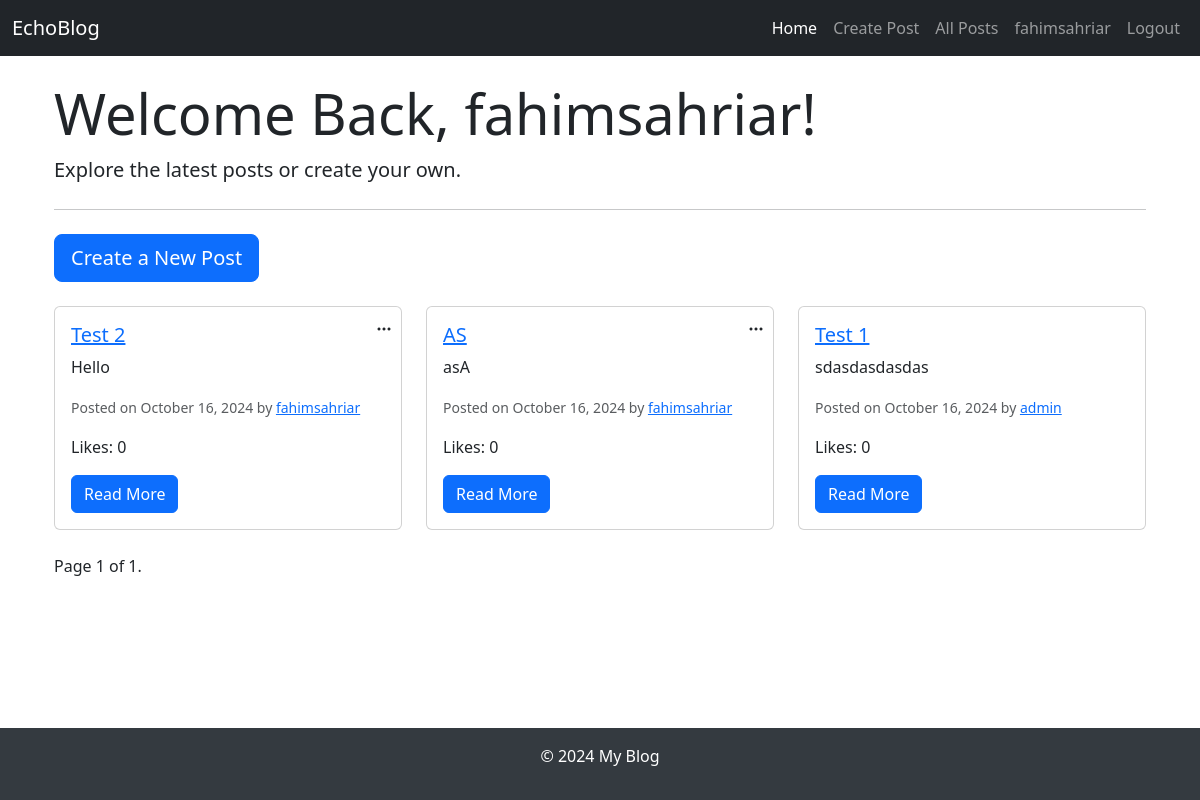
The app's page / (signed in), older data.
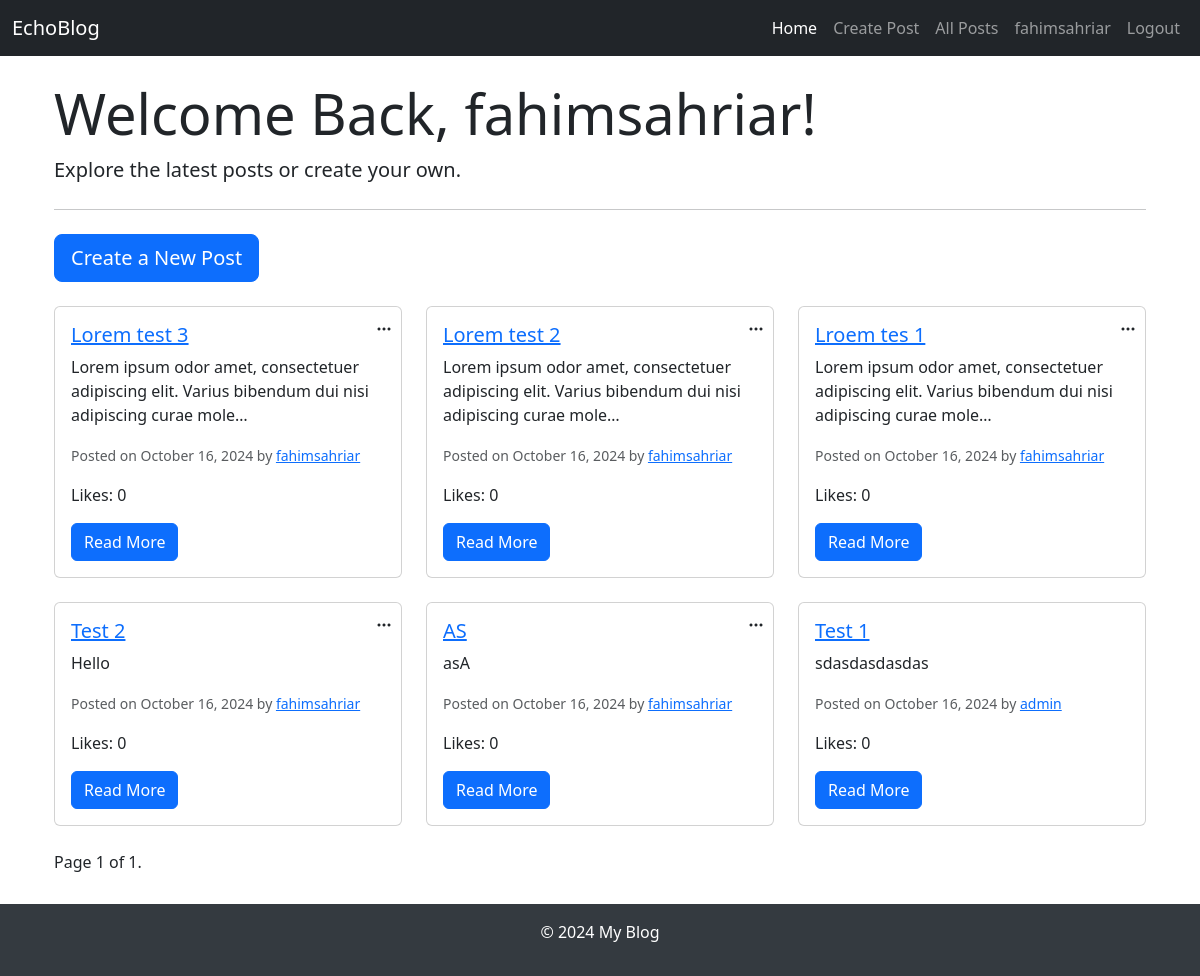
The same page, newer data.
### main/models.py (models this page shows, shortened)
class Post(models.Model):
    title = models.CharField(max_length=200)
    content = models.TextField(null=True)
    author = models.ForeignKey(User, on_delete=models.CASCADE, null=True)
    created_at = models.DateTimeField(auto_now_add=True)
    updated_at = models.DateTimeField(auto_now=True)
    categories = models.ManyToManyField('Category')
    likes = models.ManyToManyField(User, related_name='post_likes', blank=True)

### main/views.py (the view)
# urls.py: path("", views.index, name="index"),
def index(request):
    posts = Post.objects.order_by('-created_at')  # Get all posts, ordered by newest
    paginator = Paginator(posts, 6)  # Show 25 contacts per page.
    page_number = request.GET.get("page")
    posts_obj = paginator.get_page(page_number)
    return render(request, 'blog/home.html', {'posts': posts_obj})

### templates/blog/home.html (shortened to what this page needs)
{% extends 'blog/base.html' %}
{% block content %}
    {% if user.is_authenticated %}
        <div class="container mt-4">
            <div class="jumbotron">
                <h1 class="display-4">Welcome Back, {{ user.username }}!</h1>
                <p class="lead">Explore the latest posts or create your own.</p>
                <hr class="my-4">
                <a class="btn btn-primary btn-lg" href="{% url 'create_post' %}" role="button">Create a New Post</a>
            </div>
            <div class="row mt-4">
                {% for post in posts %}
                    <div class="col-md-4 mb-4">
                        <div class="card h-100">
                            <div class="card-body">
                                <h5 class="card-title">
                                    <a href="{% url 'post_detail' post.id %}">{{ post.title }}</a>
                                </h5>
                                <p class="card-text">
                                    {{ post.content|truncatechars:100 }}
                                </p>
                                <p class="card-text">
                                    <small class="text-muted">Posted on {{ post.created_at|date:"F j, Y" }} by
                                        <a href="{% url 'user_profile' post.author.username %}">{{ post.author.username }}</a>
                                    </small>
                                </p>
                                <p class="card-text">
                                    Likes: {{ post.likes.count }}
                                </p>
                                <a href="{% url 'post_detail' post.id %}" class="btn btn-primary">Read More</a>
                            </div>
                            {% if user == post.author %}
                                <div class="dropdown position-absolute top-0 end-0 m-2">
                                    <button class="btn btn-link text-dark p-0" type="button" id="actionsDropdown{{ post.id }}" data-bs-toggle="dropdown" aria-expanded="false">
                                        <i class="bi bi-three-dots"></i>
                                    </button>
                                </div>
                            {% endif %}
                        </div>
                    </div>
                {% endfor %}
            </div>
            <div class="pagination">
                <span class="step-links">
                    <span class="current">
                        Page {{ posts.number }} of {{ posts.paginator.num_pages }}.
                    </span>
                </span>
            </div>
        </div>
    {% endif %}
{% endblock %}

### templates/blog/base.html (shortened to what this page needs)
<!DOCTYPE html>
<html lang="en">
<head>
    <link href="https://cdn.jsdelivr.net/npm/bootstrap@5.3.1/dist/css/bootstrap.min.css" rel="stylesheet">
    <link href="https://cdnjs.cloudflare.com/ajax/libs/bootstrap-icons/1.10.3/font/bootstrap-icons.min.css" rel="stylesheet">
</head>
<body>
    <nav class="navbar navbar-expand-lg navbar-dark bg-dark fixed-top">
        <div class="container-fluid">
            <a class="navbar-brand" href="/">EchoBlog</a>
            <div class="collapse navbar-collapse" id="navbarNav">
                <ul class="navbar-nav ms-auto">
                    <li class="nav-item">
                        <a class="nav-link active" aria-current="page" href="/">Home</a>
                    </li>
                    {% if user.is_authenticated %}
                    <li class="nav-item">
                        <a class="nav-link" href="{% url 'create_post' %}">Create Post</a>
                    </li>
                    <li class="nav-item">
                        <a class="nav-link" href="{% url 'post_list' %}">All Posts</a>
                    </li>
                    <li class="nav-item">
                        <a class="nav-link" href="{% url 'user_profile' user.username %}">{{ user.username }}</a>
                    </li>
                    <li class="nav-item">
                        <a class="nav-link" href="{% url 'user_logout' %}">Logout</a>
                    </li>
                    {% endif %}
                </ul>
            </div>
        </div>
    </nav>
    <main class="container">
        <div class="row">
            <div class="col-12">
                {% block content %}{% endblock %}
            </div>
        </div>
    </main>
    <footer class="text-center py-3">
        <p>&copy; 2024 My Blog</p>
    </footer>
</body>
</html>

### templates/blog/base.html (style rules this page uses)
html, body { height: 100%; }
body { display: flex; flex-direction: column; padding-top: 56px; }
main { flex: 1; }
footer { margin-top: 30px; background-color: #343a40; color: white; }

Row changes from the older to the newer data that the page shows:
added Post: title "Lorem test 3", content "Lorem ipsum odor amet, consectetuer adipiscing elit. Varius bibendum dui nisi adipiscing curae mole…", created_at "October 16, 2024", author.username "fahimsahriar", likes.count "0"
added Post: title "Lorem test 2", content "Lorem ipsum odor amet, consectetuer adipiscing elit. Varius bibendum dui nisi adipiscing curae mole…", created_at "October 16, 2024", author.username "fahimsahriar", likes.count "0"
added Post: title "Lroem tes 1", content "Lorem ipsum odor amet, consectetuer adipiscing elit. Varius bibendum dui nisi adipiscing curae mole…", created_at "October 16, 2024", author.username "fahimsahriar", likes.count "0"
